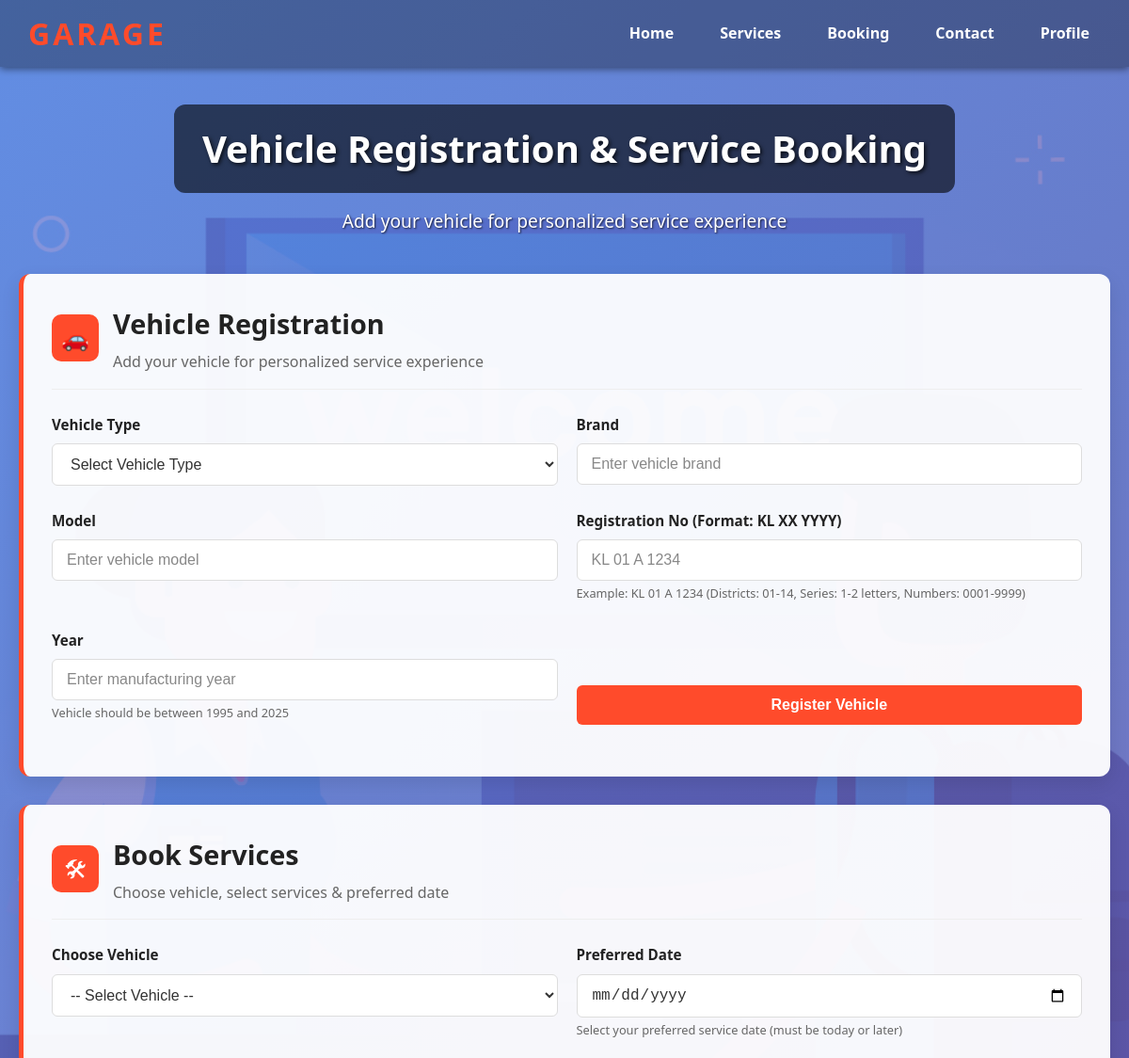
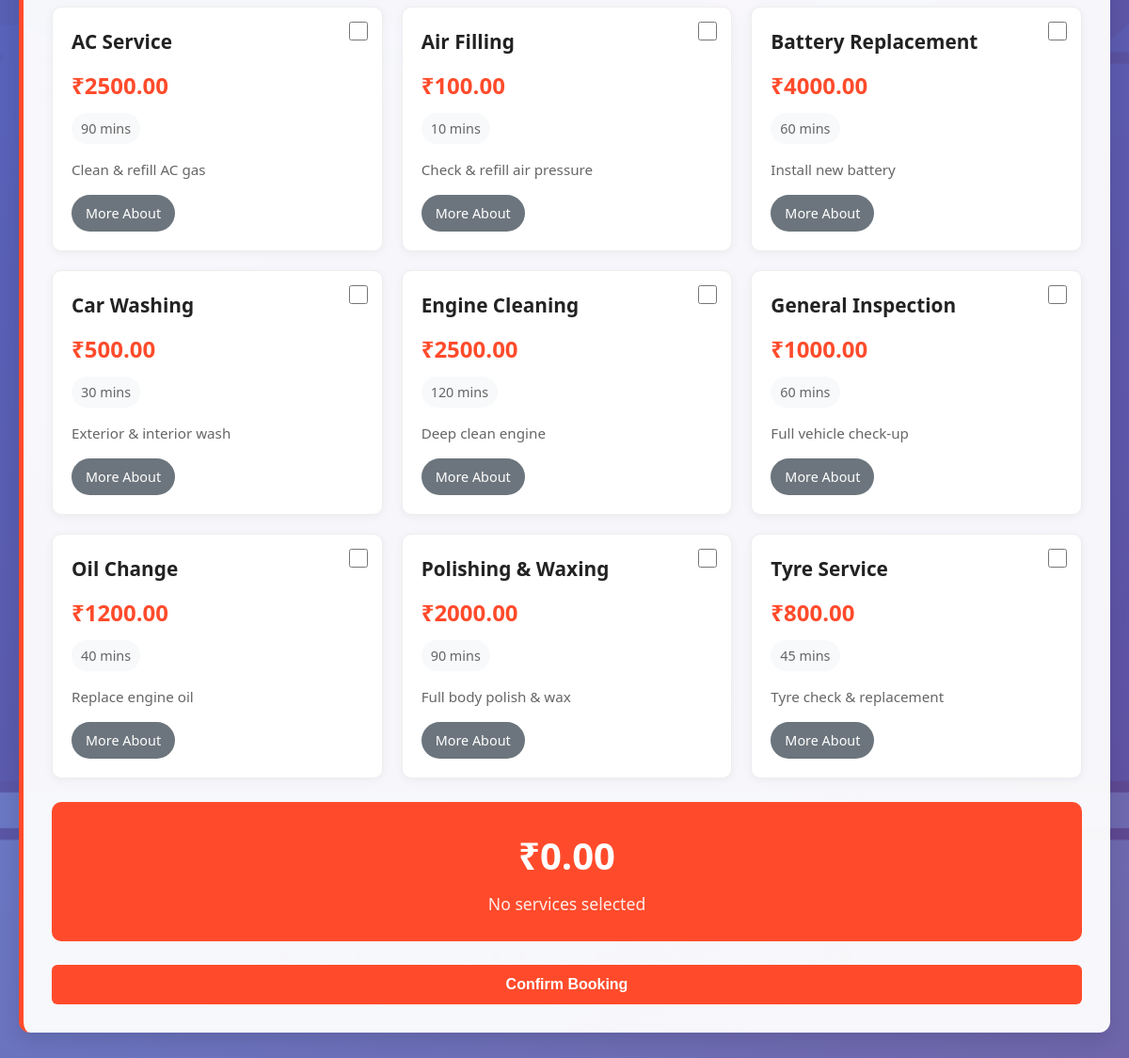
The page /booking.php (signed in) on the database its author committed (2 pictures, top to bottom).
### tables this page shows
CREATE TABLE `services` (
  `service_id` int(11) NOT NULL,
  `service_name` varchar(100) DEFAULT NULL,
  `description` text DEFAULT NULL,
  `price` decimal(10,2) DEFAULT NULL,
  `estimated_time` varchar(50) DEFAULT NULL,
  `category` varchar(100) DEFAULT NULL,
  `status` enum('active','inactive') DEFAULT 'active',
  `duration_minutes` int(11) DEFAULT NULL,
  `image` varchar(255) DEFAULT NULL,
  `marketing_description` text DEFAULT NULL
);

### booking.php (the view, shortened to what this page needs)
<?php
$conn = new mysqli("localhost", "root", "", "login");
$conn->query("
CREATE TABLE IF NOT EXISTS leave_applications (
  id INT(11) NOT NULL AUTO_INCREMENT PRIMARY KEY,
  staff_id INT(11) NOT NULL,
  leave_reason TEXT NOT NULL,
  for_when DATE NOT NULL,
  till_when DATE NOT NULL,
  created_at TIMESTAMP NOT NULL DEFAULT current_timestamp(),
  status VARCHAR(40) DEFAULT NULL,
  UNIQUE KEY uniq_staff_dates (staff_id, for_when, till_when),
  CONSTRAINT leave_applications_ibfk_1
    FOREIGN KEY (staff_id) REFERENCES staff(staff_id)
    ON DELETE CASCADE ON UPDATE CASCADE
) ENGINE=InnoDB DEFAULT CHARSET=utf8mb4 COLLATE=utf8mb4_general_ci
");
$conn->query("
CREATE TABLE IF NOT EXISTS messages (
  id INT(11) NOT NULL AUTO_INCREMENT PRIMARY KEY,
  user_id INT(11) NOT NULL,
  staff_id INT(11) DEFAULT NULL,
  message TEXT NOT NULL,
  response TEXT DEFAULT NULL,
  created_at TIMESTAMP NOT NULL DEFAULT current_timestamp(),
  responded_at TIMESTAMP NULL DEFAULT NULL
) ENGINE=InnoDB DEFAULT CHARSET=utf8mb4 COLLATE=utf8mb4_general_ci
");
$conn->query("
CREATE TABLE IF NOT EXISTS customer_feedback (
    feedback_id INT AUTO_INCREMENT PRIMARY KEY,
    user_id INT NOT NULL,
    booking_id INT DEFAULT NULL,
    rating INT CHECK (rating BETWEEN 1 AND 5),
    comments TEXT NOT NULL,
    submitted_at DATETIME DEFAULT CURRENT_TIMESTAMP,
    CONSTRAINT fk_feedback_user FOREIGN KEY (user_id) REFERENCES register(user_id) ON DELETE CASCADE,
    CONSTRAINT fk_feedback_booking FOREIGN KEY (booking_id) REFERENCES bookings(booking_id) ON DELETE SET NULL
) ENGINE=InnoDB DEFAULT CHARSET=utf8mb4 COLLATE=utf8mb4_general_ci
");
$conn->query("
CREATE TABLE IF NOT EXISTS services (
  service_id INT(11) NOT NULL AUTO_INCREMENT PRIMARY KEY,
  service_name VARCHAR(100) DEFAULT NULL,
  description TEXT DEFAULT NULL,
  price DECIMAL(10,2) DEFAULT NULL,
  estimated_time VARCHAR(50) DEFAULT NULL,
  category VARCHAR(100) DEFAULT NULL,
  status ENUM('active','inactive') DEFAULT 'active',
  duration_minutes INT(11) DEFAULT NULL,
  image VARCHAR(255) DEFAULT NULL,
  marketing_description TEXT DEFAULT NULL
) ENGINE=InnoDB DEFAULT CHARSET=utf8mb4 COLLATE=utf8mb4_general_ci
");
$conn->query("
CREATE TABLE IF NOT EXISTS service_details (
  id INT(11) NOT NULL AUTO_INCREMENT PRIMARY KEY,
  service_id INT(11) NOT NULL,
  why_choose TEXT NOT NULL,
  KEY fk_service_details_services (service_id),
  CONSTRAINT fk_service_details_services FOREIGN KEY (service_id)
    REFERENCES services(service_id) ON DELETE CASCADE
) ENGINE=InnoDB DEFAULT CHARSET=utf8mb4 COLLATE=utf8mb4_general_ci
");
$conn->query("
CREATE TABLE IF NOT EXISTS service_includes (
  id INT(11) NOT NULL AUTO_INCREMENT,
  service_id INT(11) NOT NULL,
  included_item VARCHAR(255) NOT NULL,
  PRIMARY KEY (id),
  KEY service_id (service_id),
  CONSTRAINT service_includes_ibfk_1 FOREIGN KEY (service_id) REFERENCES services(service_id) ON DELETE CASCADE
) ENGINE=InnoDB DEFAULT CHARSET=utf8mb4 COLLATE=utf8mb4_general_ci
");
$conn->query("
CREATE TABLE IF NOT EXISTS vehicles (
    vehicle_id INT(11) NOT NULL AUTO_INCREMENT,
    user_id INT(11) DEFAULT NULL,
    vehicle_type VARCHAR(50) DEFAULT NULL,
    brand VARCHAR(50) DEFAULT NULL,
    model VARCHAR(50) DEFAULT NULL,
    registration_no VARCHAR(20) DEFAULT NULL,
    year INT(11) DEFAULT NULL,
    PRIMARY KEY (vehicle_id),
    KEY user_id (user_id),
    CONSTRAINT vehicles_ibfk_1 FOREIGN KEY (user_id) REFERENCES register(user_id) ON DELETE CASCADE
) ENGINE=InnoDB DEFAULT CHARSET=utf8mb4 COLLATE=utf8mb4_general_ci");
$conn->query("
CREATE TABLE IF NOT EXISTS bookings (
  booking_id INT(11) NOT NULL AUTO_INCREMENT PRIMARY KEY,
  user_id INT(11) NOT NULL,
  vehicle_id INT(11) NOT NULL,
  booking_datetime DATETIME NOT NULL,
  status VARCHAR(50) DEFAULT 'Pending',
  mechanic VARCHAR(100) NOT NULL,
  mechanic_id INT(11) DEFAULT NULL,
  time_slot VARCHAR(100) NOT NULL,
  appointment_date DATE NOT NULL,
  prefereddate DATE DEFAULT NULL,
  KEY (user_id),
  KEY (vehicle_id),
  KEY (mechanic_id),
  CONSTRAINT bookings_ibfk_1 FOREIGN KEY (user_id) REFERENCES register(user_id) ON DELETE CASCADE,
  CONSTRAINT bookings_ibfk_2 FOREIGN KEY (vehicle_id) REFERENCES vehicles(vehicle_id) ON DELETE CASCADE
) ENGINE=InnoDB DEFAULT CHARSET=utf8mb4 COLLATE=utf8mb4_general_ci
");
$conn->query("
CREATE TABLE IF NOT EXISTS mechanics (
  mechanic_id INT AUTO_INCREMENT PRIMARY KEY,
  name VARCHAR(100) NOT NULL,
  age INT NOT NULL,
  profession VARCHAR(100) NOT NULL,
  status ENUM('free', 'assigned') DEFAULT 'free'
) ENGINE=InnoDB DEFAULT CHARSET=utf8mb4 COLLATE=utf8mb4_general_ci
");
$conn->query("
CREATE TABLE IF NOT EXISTS booking_services (
    id INT(11) NOT NULL AUTO_INCREMENT,
    booking_id INT(11) DEFAULT NULL,
    service_id INT(11) DEFAULT NULL,
    service_price DECIMAL(10,2) DEFAULT NULL,
    PRIMARY KEY (id),
    KEY booking_id (booking_id),
    KEY service_id (service_id),
    CONSTRAINT booking_services_ibfk_2 FOREIGN KEY (service_id) REFERENCES services(service_id) ON DELETE CASCADE
) ENGINE=InnoDB DEFAULT CHARSET=utf8mb4 COLLATE=utf8mb4_general_ci");
?>
<!DOCTYPE html>
<html lang="en">
<head>
<link rel="stylesheet" href="style.css">
</head>
<body>
<nav>
  <div class="logo">GARAGE</div>
  <ul>
    <li><a href="index.php">Home</a></li>
    <li><a href="service.php">Services</a></li>
    <li><a href="booking.php" class="active">Booking</a></li>
    <li><a href="contact_staff.php">Contact</a></li>
    <li><a href="profile.php">Profile</a></li>
  </ul>
</nav>
<h1 class="main-title">Vehicle Registration & Service Booking</h1>
<p class="main-subtitle">Add your vehicle for personalized service experience</p>
<div class="container">
  <div class="card">
    <div class="card-header">
      <div class="card-icon">🚗</div>
      <div>
        <h2 class="card-title">Vehicle Registration</h2>
        <p class="card-subtitle">Add your vehicle for personalized service experience</p>
      </div>
    </div>
    <form method="post" id="vehicleForm">
      <div class="form-grid">
        <div class="form-group">
          <label class="form-label">Vehicle Type</label>
          <select name="vehicle_type" class="form-control" onchange="updatePreview()" required>
            <option value="">Select Vehicle Type</option>
          </select>
        </div>
        <div class="form-group">
          <label class="form-label">Brand</label>
          <input name="brand" class="form-control" onchange="updatePreview()" placeholder="Enter vehicle brand" required>
        </div>
      </div>
      <div class="form-grid">
        <div class="form-group">
          <label class="form-label">Model</label>
          <input name="model" class="form-control" onchange="updatePreview()" placeholder="Enter vehicle model" required>
        </div>
        <div class="form-group">
          <label class="form-label">Registration No (Format: KL XX YYYY)</label>
          <input name="registration_no" class="form-control" onchange="updatePreview()" placeholder="KL 01 A 1234" pattern="^KL\s(0[1-9]|1[0-4])\s[A-Z]{1,2}\s[0-9]{4}$" maxlength="14" required>
          <small style="color: #666; font-size: 0.8rem;">Example: KL 01 A 1234 (Districts: 01-14, Series: 1-2 letters, Numbers: 0001-9999)</small>
        </div>
      </div>
      <div class="form-grid">
        <div class="form-group">
          <label class="form-label">Year</label>
          <input type="number" name="year" class="form-control" onchange="updatePreview()" placeholder="Enter manufacturing year" min="<?= date('Y')-30 ?>" max="<?= date('Y') ?>" required>
          <small style="color: #666; font-size: 0.8rem;">Vehicle should be between <?= date('Y')-30 ?> and <?= date('Y') ?></small>
        </div>
        <div class="form-group" style="display:flex;align-items:end;">
          <button class="btn btn-full" type="submit" name="add_vehicle">Register Vehicle</button>
        </div>
      </div>
    </form>
  </div>
  <div class="card">
    <div class="card-header">
      <div class="card-icon">🛠</div>
      <div>
        <h2 class="card-title">Book Services</h2>
        <p class="card-subtitle">Choose vehicle, select services & preferred date</p>
      </div>
    </div>
    <form method="post" id="bookingForm">
      <div class="form-grid">
        <div class="form-group">
          <label class="form-label">Choose Vehicle</label>
          <select name="vehicle_id" class="form-control" required>
            <option value="">-- Select Vehicle --</option>
          </select>
        </div>
        <div class="form-group">
          <label class="form-label">Preferred Date</label>
          <input type="date" name="preferred_date" class="form-control" min="<?= date('Y-m-d') ?>" required>
          <small style="color: #666; font-size: 0.8rem;">Select your preferred service date (must be today or later)</small>
        </div>
      </div>
      <div class="services-grid">
        <?php
        $services_res = $conn->query("SELECT * FROM services WHERE status = 'active' ORDER BY service_name");
        while($srv = $services_res->fetch_assoc()): ?>
          <div class="service-card">
            <div class="checkbox-wrapper">
              <input type="checkbox" name="services[]" value="<?= $srv['service_id'] ?>" onchange="calculateTotal()">
            </div>
            <div class="service-name"><?= $srv['service_name'] ?></div>
            <div class="service-price">₹<?= $srv['price'] ?></div>
            <div class="service-time"><?= $srv['estimated_time'] ?? ($srv['duration_minutes'] ? $srv['duration_minutes'].' mins' : 'Contact us') ?></div>
            <div class="service-description"><?= $srv['description'] ?></div>
            <a href="service-details.php?service_id=<?= $srv['service_id'] ?>" class="more-about-btn" target="_blank">More About</a>
          </div>
        <?php endwhile; ?>
      </div>
      <div class="total-display" id="totalDisplay">
        <div class="total-amount">₹0.00</div>
        <div class="total-services">No services selected</div>
      </div>
      <button class="btn btn-full" type="submit" name="book_services">Confirm Booking</button>
    </form>
  </div>
</div>
</body>
</html>

### style.css (style rules this page uses)
* { box-sizing: border-box; margin: 0; padding: 0; }
body, html { font-family: 'Segoe UI', Tahoma, Geneva, Verdana, sans-serif; color: #333; background: #f7f7f7; min-height: 100vh; }
nav { position: sticky; top: 0; left: 0; width: 100%; background: rgba(0, 0, 0, 0.304); display: flex; justify-content: space-between; align-items: center; padding: 10px 30px; z-index: 1000; box-shadow: 0 2px 8px rgba(0,0,0,0.5); color: #fff; }
nav .logo { font-size: 2rem; font-weight: 900; letter-spacing: 3px; color: #ff4b2b; user-select: none; }
nav ul { list-style: none; display: flex; gap: 25px; }
nav ul li a { color: #fff; text-decoration: none; font-weight: 600; font-size: 1rem; padding: 8px 12px; border-radius: 6px; transition: background 0.3s ease; }

### rows shown on the page
services: service_name "AC Service", price "2500.00", estimated_time+duration_minutes "90 mins", description "Clean & refill AC gas"
services: service_name "Air Filling", price "100.00", estimated_time+duration_minutes "10 mins", description "Check & refill air pressure"
services: service_name "Battery Replacement", price "4000.00", estimated_time+duration_minutes "60 mins", description "Install new battery"
services: service_name "Car Washing", price "500.00", estimated_time+duration_minutes "30 mins", description "Exterior & interior wash"
services: service_name "Engine Cleaning", price "2500.00", estimated_time+duration_minutes "120 mins", description "Deep clean engine"
services: service_name "General Inspection", price "1000.00", estimated_time+duration_minutes "60 mins", description "Full vehicle check-up"
services: service_name "Oil Change", price "1200.00", estimated_time+duration_minutes "40 mins", description "Replace engine oil"
services: service_name "Polishing & Waxing", price "2000.00", estimated_time+duration_minutes "90 mins", description "Full body polish & wax"
services: service_name "Tyre Service", price "800.00", estimated_time+duration_minutes "45 mins", description "Tyre check & replacement"
